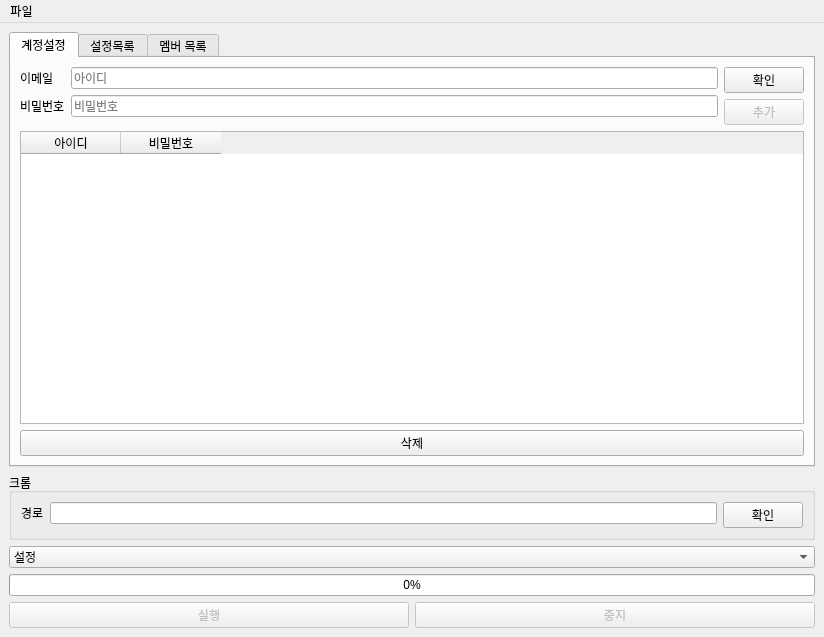
<?xml version="1.0" encoding="UTF-8"?>
<ui version="4.0">
 <class>MainWindow</class>
 <widget class="QMainWindow" name="MainWindow">
  <property name="geometry">
   <rect>
    <x>0</x>
    <y>0</y>
    <width>824</width>
    <height>637</height>
   </rect>
  </property>
  <property name="windowTitle">
   <string>채팅방 생성 매크로</string>
  </property>
  <widget class="QWidget" name="centralwidget">
   <property name="autoFillBackground">
    <bool>false</bool>
   </property>
   <layout class="QVBoxLayout" name="verticalLayout">
    <item>
     <widget class="QTabWidget" name="tabWidget">
      <property name="enabled">
       <bool>true</bool>
      </property>
      <property name="toolTip">
       <string/>
      </property>
      <property name="autoFillBackground">
       <bool>false</bool>
      </property>
      <property name="tabPosition">
       <enum>QTabWidget::North</enum>
      </property>
      <property name="currentIndex">
       <number>0</number>
      </property>
      <widget class="QWidget" name="account_list_tab">
       <property name="enabled">
        <bool>true</bool>
       </property>
       <attribute name="title">
        <string>계정설정</string>
       </attribute>
       <layout class="QVBoxLayout" name="verticalLayout_4">
        <item>
         <layout class="QVBoxLayout" name="verticalLayout_3">
          <item>
           <layout class="QHBoxLayout" name="horizontalLayout">
            <item>
             <layout class="QFormLayout" name="formLayout_2">
              <item row="0" column="0">
               <widget class="QLabel" name="label_id">
                <property name="text">
                 <string>이메일</string>
                </property>
                <property name="buddy">
                 <cstring>id_edit</cstring>
                </property>
               </widget>
              </item>
              <item row="1" column="0">
               <widget class="QLabel" name="label_pw">
                <property name="text">
                 <string>비밀번호</string>
                </property>
                <property name="buddy">
                 <cstring>pw_edit</cstring>
                </property>
               </widget>
              </item>
              <item row="0" column="1">
               <widget class="QLineEdit" name="id_edit">
                <property name="placeholderText">
                 <string>아이디</string>
                </property>
               </widget>
              </item>
              <item row="1" column="1">
               <widget class="QLineEdit" name="pw_edit">
                <property name="echoMode">
                 <enum>QLineEdit::Password</enum>
                </property>
                <property name="placeholderText">
                 <string>비밀번호</string>
                </property>
               </widget>
              </item>
             </layout>
            </item>
            <item>
             <layout class="QVBoxLayout" name="verticalLayout_6">
              <item>
               <widget class="QPushButton" name="validate_btn">
                <property name="enabled">
                 <bool>true</bool>
                </property>
                <property name="text">
                 <string>확인</string>
                </property>
               </widget>
              </item>
              <item>
               <widget class="QPushButton" name="add_btn">
                <property name="enabled">
                 <bool>false</bool>
                </property>
                <property name="text">
                 <string>추가</string>
                </property>
               </widget>
              </item>
             </layout>
            </item>
           </layout>
          </item>
         </layout>
        </item>
        <item>
         <widget class="QTableWidget" name="account_table">
          <property name="alternatingRowColors">
           <bool>true</bool>
          </property>
          <column>
           <property name="text">
            <string>아이디</string>
           </property>
          </column>
          <column>
           <property name="text">
            <string>비밀번호</string>
           </property>
          </column>
         </widget>
        </item>
        <item>
         <widget class="QPushButton" name="account_delete_btn">
          <property name="text">
           <string>삭제</string>
          </property>
         </widget>
        </item>
       </layout>
      </widget>
      <widget class="QWidget" name="chat_setting_list_tab">
       <attribute name="title">
        <string>설정목록</string>
       </attribute>
       <layout class="QVBoxLayout" name="verticalLayout_8">
        <item>
         <layout class="QHBoxLayout" name="horizontalLayout_5">
          <item>
           <layout class="QFormLayout" name="formLayout_5">
            <item row="0" column="0">
             <widget class="QLabel" name="label_setting_name">
              <property name="text">
               <string>설정 이름</string>
              </property>
              <property name="buddy">
               <cstring>chat_setting_name_edit</cstring>
              </property>
             </widget>
            </item>
            <item row="0" column="1">
             <widget class="QLineEdit" name="chat_setting_name_edit">
              <property name="placeholderText">
               <string>설정 이름</string>
              </property>
             </widget>
            </item>
            <item row="1" column="0">
             <widget class="QLabel" name="label_chat_name">
              <property name="text">
               <string>채팅방 이름</string>
              </property>
              <property name="buddy">
               <cstring>chat_name_edit</cstring>
              </property>
             </widget>
            </item>
            <item row="1" column="1">
             <widget class="QLineEdit" name="chat_name_edit">
              <property name="placeholderText">
               <string>채팅방 이름</string>
              </property>
             </widget>
            </item>
            <item row="2" column="0">
             <widget class="QLabel" name="label_chat_image">
              <property name="text">
               <string>채팅방 이미지</string>
              </property>
              <property name="buddy">
               <cstring>chat_image_btn</cstring>
              </property>
             </widget>
            </item>
            <item row="2" column="1">
             <widget class="QPushButton" name="chat_image_btn">
              <property name="text">
               <string>찾아보기</string>
              </property>
             </widget>
            </item>
            <item row="4" column="0">
             <widget class="QLabel" name="label_message_preiod">
              <property name="text">
               <string>보관기간</string>
              </property>
             </widget>
            </item>
            <item row="4" column="1">
             <widget class="QGroupBox" name="group_message_preiod">
              <property name="title">
               <string>보관기간</string>
              </property>
              <property name="flat">
               <bool>false</bool>
              </property>
              <property name="checkable">
               <bool>false</bool>
              </property>
              <layout class="QHBoxLayout" name="horizontalLayout_9">
               <item>
                <layout class="QHBoxLayout" name="horizontalLayout_8">
                 <item>
                  <widget class="QRadioButton" name="radio_min">
                   <property name="text">
                    <string>보관안함</string>
                   </property>
                   <property name="checked">
                    <bool>true</bool>
                   </property>
                  </widget>
                 </item>
                 <item>
                  <widget class="QRadioButton" name="radio_month">
                   <property name="text">
                    <string>30일</string>
                   </property>
                  </widget>
                 </item>
                 <item>
                  <widget class="QRadioButton" name="radio_year">
                   <property name="text">
                    <string>1년</string>
                   </property>
                  </widget>
                 </item>
                </layout>
               </item>
              </layout>
             </widget>
            </item>
            <item row="3" column="0">
             <widget class="QLabel" name="label_readers">
              <property name="text">
               <string>메시지 읽은 멤버 보기</string>
              </property>
              <property name="buddy">
               <cstring>chat_reader_view_chkbox</cstring>
              </property>
             </widget>
            </item>
            <item row="3" column="1">
             <widget class="QCheckBox" name="chat_reader_view_chkbox">
              <property name="text">
               <string/>
              </property>
              <property name="checked">
               <bool>true</bool>
              </property>
             </widget>
            </item>
           </layout>
          </item>
         </layout>
        </item>
        <item>
         <widget class="QPushButton" name="add_chat_setting_btn">
          <property name="text">
           <string>추가</string>
          </property>
         </widget>
        </item>
        <item>
         <widget class="QTableWidget" name="chat_setting_table">
          <attribute name="horizontalHeaderDefaultSectionSize">
           <number>150</number>
          </attribute>
          <column>
           <property name="text">
            <string>설정 이름</string>
           </property>
          </column>
          <column>
           <property name="text">
            <string>채팅방 이름</string>
           </property>
          </column>
          <column>
           <property name="text">
            <string>채팅방 이미지</string>
           </property>
          </column>
          <column>
           <property name="text">
            <string>메시지 읽은 멤버 보기</string>
           </property>
           <property name="font">
            <font>
             <pointsize>9</pointsize>
            </font>
           </property>
          </column>
          <column>
           <property name="text">
            <string>보관기간</string>
           </property>
          </column>
         </widget>
        </item>
        <item>
         <widget class="QPushButton" name="chat_setting_delete_btn">
          <property name="text">
           <string>삭제</string>
          </property>
         </widget>
        </item>
       </layout>
      </widget>
      <widget class="QWidget" name="task_list_tab">
       <attribute name="title">
        <string>멤버 목록</string>
       </attribute>
       <layout class="QVBoxLayout" name="verticalLayout_2">
        <item>
         <widget class="QComboBox" name="account_combobox">
          <item>
           <property name="text">
            <string>계정</string>
           </property>
          </item>
         </widget>
        </item>
        <item>
         <widget class="QTreeWidget" name="list_band">
          <property name="headerHidden">
           <bool>true</bool>
          </property>
          <column>
           <property name="text">
            <string/>
           </property>
          </column>
         </widget>
        </item>
       </layout>
      </widget>
     </widget>
    </item>
    <item>
     <layout class="QVBoxLayout" name="verticalLayout_5">
      <item>
       <widget class="QGroupBox" name="chrome_group">
        <property name="title">
         <string>크롬</string>
        </property>
        <layout class="QHBoxLayout" name="horizontalLayout_3">
         <item>
          <layout class="QFormLayout" name="formLayout">
           <item row="0" column="0">
            <widget class="QLabel" name="chrome_label">
             <property name="text">
              <string>경로</string>
             </property>
             <property name="buddy">
              <cstring>chrome_edit</cstring>
             </property>
            </widget>
           </item>
           <item row="0" column="1">
            <widget class="QLineEdit" name="chrome_edit"/>
           </item>
          </layout>
         </item>
         <item>
          <widget class="QPushButton" name="validation_chrome_btn">
           <property name="text">
            <string>확인</string>
           </property>
          </widget>
         </item>
        </layout>
       </widget>
      </item>
      <item>
       <widget class="QComboBox" name="setting_combobox">
        <item>
         <property name="text">
          <string>설정</string>
         </property>
        </item>
       </widget>
      </item>
      <item>
       <widget class="QProgressBar" name="progressBar">
        <property name="layoutDirection">
         <enum>Qt::RightToLeft</enum>
        </property>
        <property name="value">
         <number>0</number>
        </property>
        <property name="invertedAppearance">
         <bool>true</bool>
        </property>
        <property name="textDirection">
         <enum>QProgressBar::TopToBottom</enum>
        </property>
       </widget>
      </item>
      <item>
       <layout class="QHBoxLayout" name="horizontalLayout_2">
        <item>
         <widget class="QPushButton" name="stop_btn">
          <property name="enabled">
           <bool>false</bool>
          </property>
          <property name="text">
           <string>실행</string>
          </property>
         </widget>
        </item>
        <item>
         <widget class="QPushButton" name="run_btn">
          <property name="enabled">
           <bool>false</bool>
          </property>
          <property name="text">
           <string>중지</string>
          </property>
         </widget>
        </item>
       </layout>
      </item>
     </layout>
    </item>
   </layout>
  </widget>
  <widget class="QMenuBar" name="menuBar">
   <property name="geometry">
    <rect>
     <x>0</x>
     <y>0</y>
     <width>824</width>
     <height>21</height>
    </rect>
   </property>
   <widget class="QMenu" name="menu">
    <property name="title">
     <string>파일</string>
    </property>
    <addaction name="actionSave"/>
   </widget>
   <addaction name="menu"/>
  </widget>
  <action name="actionSave">
   <property name="text">
    <string>Save</string>
   </property>
   <property name="shortcut">
    <string>Ctrl+S</string>
   </property>
  </action>
 </widget>
 <resources/>
 <connections>
  <connection>
   <sender>chat_image_btn</sender>
   <signal>clicked()</signal>
   <receiver>MainWindow</receiver>
   <slot>on_open_image_picker()</slot>
   <hints>
    <hint type="sourcelabel">
     <x>799</x>
     <y>136</y>
    </hint>
    <hint type="destinationlabel">
     <x>822</x>
     <y>106</y>
    </hint>
   </hints>
  </connection>
  <connection>
   <sender>add_chat_setting_btn</sender>
   <signal>clicked()</signal>
   <receiver>MainWindow</receiver>
   <slot>on_add_chat_setting_clicked()</slot>
   <hints>
    <hint type="sourcelabel">
     <x>745</x>
     <y>242</y>
    </hint>
    <hint type="destinationlabel">
     <x>824</x>
     <y>185</y>
    </hint>
   </hints>
  </connection>
  <connection>
   <sender>stop_btn</sender>
   <signal>clicked()</signal>
   <receiver>MainWindow</receiver>
   <slot>on_run_clicked()</slot>
   <hints>
    <hint type="sourcelabel">
     <x>234</x>
     <y>618</y>
    </hint>
    <hint type="destinationlabel">
     <x>4</x>
     <y>573</y>
    </hint>
   </hints>
  </connection>
  <connection>
   <sender>run_btn</sender>
   <signal>clicked()</signal>
   <receiver>MainWindow</receiver>
   <slot>on_stop_clicked()</slot>
   <hints>
    <hint type="sourcelabel">
     <x>595</x>
     <y>608</y>
    </hint>
    <hint type="destinationlabel">
     <x>821</x>
     <y>610</y>
    </hint>
   </hints>
  </connection>
  <connection>
   <sender>account_combobox</sender>
   <signal>currentIndexChanged(QString)</signal>
   <receiver>MainWindow</receiver>
   <slot>on_account_combobox_changed(QString)</slot>
   <hints>
    <hint type="sourcelabel">
     <x>309</x>
     <y>74</y>
    </hint>
    <hint type="destinationlabel">
     <x>817</x>
     <y>30</y>
    </hint>
   </hints>
  </connection>
  <connection>
   <sender>tabWidget</sender>
   <signal>currentChanged(int)</signal>
   <receiver>MainWindow</receiver>
   <slot>on_tab_changed(int)</slot>
   <hints>
    <hint type="sourcelabel">
     <x>63</x>
     <y>42</y>
    </hint>
    <hint type="destinationlabel">
     <x>515</x>
     <y>23</y>
    </hint>
   </hints>
  </connection>
  <connection>
   <sender>id_edit</sender>
   <signal>textChanged(QString)</signal>
   <receiver>MainWindow</receiver>
   <slot>on_id_changed(QString)</slot>
   <hints>
    <hint type="sourcelabel">
     <x>302</x>
     <y>73</y>
    </hint>
    <hint type="destinationlabel">
     <x>335</x>
     <y>-6</y>
    </hint>
   </hints>
  </connection>
  <connection>
   <sender>pw_edit</sender>
   <signal>textChanged(QString)</signal>
   <receiver>MainWindow</receiver>
   <slot>on_pw_changed(QString)</slot>
   <hints>
    <hint type="sourcelabel">
     <x>437</x>
     <y>97</y>
    </hint>
    <hint type="destinationlabel">
     <x>493</x>
     <y>-8</y>
    </hint>
   </hints>
  </connection>
  <connection>
   <sender>validation_chrome_btn</sender>
   <signal>clicked()</signal>
   <receiver>MainWindow</receiver>
   <slot>on_validation_chrome_clicked()</slot>
   <hints>
    <hint type="sourcelabel">
     <x>767</x>
     <y>526</y>
    </hint>
    <hint type="destinationlabel">
     <x>819</x>
     <y>499</y>
    </hint>
   </hints>
  </connection>
  <connection>
   <sender>validate_btn</sender>
   <signal>clicked()</signal>
   <receiver>MainWindow</receiver>
   <slot>on_validation_account_clicked()</slot>
   <hints>
    <hint type="sourcelabel">
     <x>751</x>
     <y>79</y>
    </hint>
    <hint type="destinationlabel">
     <x>869</x>
     <y>58</y>
    </hint>
   </hints>
  </connection>
  <connection>
   <sender>add_btn</sender>
   <signal>clicked()</signal>
   <receiver>MainWindow</receiver>
   <slot>on_add_account_clicked()</slot>
   <hints>
    <hint type="sourcelabel">
     <x>780</x>
     <y>100</y>
    </hint>
    <hint type="destinationlabel">
     <x>915</x>
     <y>94</y>
    </hint>
   </hints>
  </connection>
  <connection>
   <sender>account_delete_btn</sender>
   <signal>clicked()</signal>
   <receiver>MainWindow</receiver>
   <slot>on_delete_account_clicked()</slot>
   <hints>
    <hint type="sourcelabel">
     <x>433</x>
     <y>461</y>
    </hint>
    <hint type="destinationlabel">
     <x>823</x>
     <y>423</y>
    </hint>
   </hints>
  </connection>
  <connection>
   <sender>chat_setting_delete_btn</sender>
   <signal>clicked()</signal>
   <receiver>MainWindow</receiver>
   <slot>on_delete_chat_setting_clicked()</slot>
   <hints>
    <hint type="sourcelabel">
     <x>562</x>
     <y>452</y>
    </hint>
    <hint type="destinationlabel">
     <x>820</x>
     <y>408</y>
    </hint>
   </hints>
  </connection>
 </connections>
 <slots>
  <slot>on_validation_account_clicked()</slot>
  <slot>on_add_account_clicked()</slot>
  <slot>on_add_band_url_btn_clicked()</slot>
  <slot>on_open_image_picker()</slot>
  <slot>on_add_chat_setting_clicked()</slot>
  <slot>on_run_clicked()</slot>
  <slot>on_stop_clicked()</slot>
  <slot>save()</slot>
  <slot>on_account_combobox_changed(QString)</slot>
  <slot>on_tab_changed(int)</slot>
  <slot>on_id_changed(QString)</slot>
  <slot>on_pw_changed(QString)</slot>
  <slot>on_validation_chrome_clicked()</slot>
  <slot>on_delete_account_clicked()</slot>
  <slot>on_delete_chat_setting_clicked()</slot>
 </slots>
</ui>
